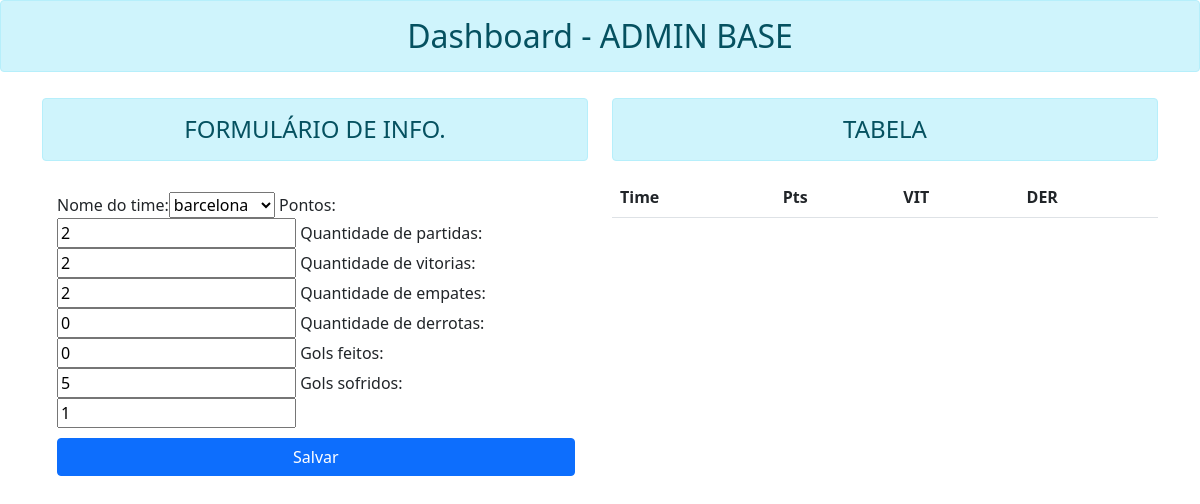
The app's page /form-tabela-classificaco/6 with its own data.
### my_app/models.py (models this page shows)
class TabelaClassificacao(models.Model):
    nome_do_time = models.ForeignKey(Equipe, on_delete=models.CASCADE, unique=True)
    pontos = models.IntegerField()
    quantidade_de_partidas = models.IntegerField()
    quantidade_de_vitorias = models.IntegerField()
    quantidade_de_empates = models.IntegerField()
    quantidade_de_derrotas = models.IntegerField()
    gols_feitos = models.IntegerField()
    gols_sofridos = models.IntegerField()

### my_app/views.py (the view)
# urls.py: path('form-tabela-classificaco/<int:id>', views.update_classificacao, name='form-tabela-classificaco'),
def update_classificacao(request, id):
    tabela_id = TabelaClassificacao.objects.get(pk=id)
    if request.method == 'POST':
        form = TabelaClassForm(request.POST, instance=tabela_id)
        if form.is_valid():
            form.save()
            return redirect('/form-tabela-classificaco/')
    else:
        tabela_id = TabelaClassificacao.objects.get(pk=id)
    form = TabelaClassForm(instance=tabela_id)
    return render(request, 'html/form_tabela_classificacao.html', {'form':  form, 'tabela_id': tabela_id})

### my_app/forms.py
class TabelaClassForm(forms.ModelForm):
    class Meta:
        model = TabelaClassificacao
        fields = '__all__'

### my_app/models.py (called while the page is built)
    def __str__(self):
        return self.nome_time

### my_app/templates/html/form_tabela_classificacao.html (shortened to what this page needs)
{% extends 'base.html' %}
{% load bootstrap %}
{%block content%}
<h2 class="text-center alert alert-info" id="titulo">Dashboard - ADMIN BASE</h2>
<div class="container" id="container">
  <div class="row">
    <div class="col-6">
      <h4 class="text-center alert alert-info" id="titulo">FORMULÁRIO DE INFO.</h4>
      <form method="post" class="post-form" id="formulario">{% csrf_token %}
        {{ form|bootstrap }}
        <button type="submit" class="save btn btn-primary" id="btn_salvar">Salvar</button>
    </form><br>
    </div>
    <div class="col-6">
      <h4 class="text-center alert alert-info" id="titulo">TABELA</h4>
      <table class="table" id="tabela">
          <thead>
            <tr>
              <th scope="col">Time</th>
              <th scope="col">Pts</th>
              <th scope="col">VIT</th>
              <th scope="col">DER</th>
            </tr>
          </thead>
        </table>
    </div>
  </div>
</div>
{%endblock content%}

### my_app/templates/html/form_tabela_classificacao.html (style rules this page uses)
#btn_salvar { margin-top: 10px; padding-right: 235px; padding-left: 235px; }
#formulario { padding: 15px; }
#container { padding-top:10px; }

### records on screen
TabelaClassificacao: nome_do_time "barcelona", pontos "2", quantidade_de_partidas "2", quantidade_de_vitorias "2", quantidade_de_empates "0", quantidade_de_derrotas "0", gols_feitos "5", gols_sofridos "1"
